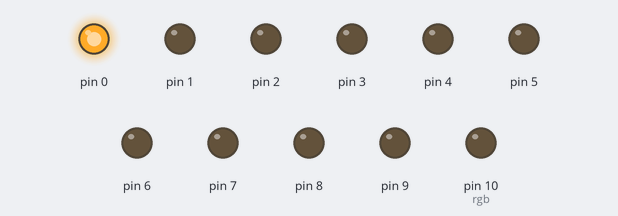
A sketch run on a simulated Arduino Uno, built with avr-gcc and run on an emulated ATmega328P. Shown: output pins drawn as LEDs (lit = HIGH).

Above: at 0.05 s.
At 0.95 s:
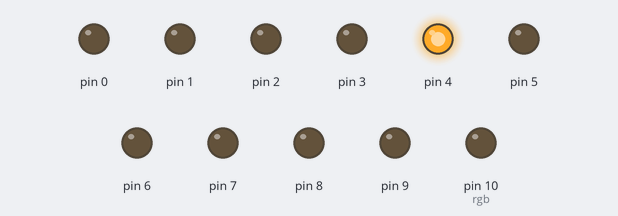
At 1.95 s:
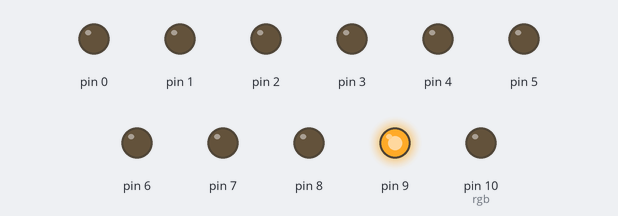
At 3.0 s:
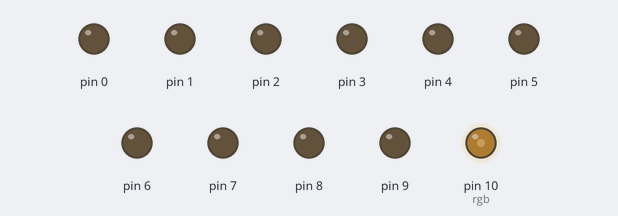
At 4.1 s:
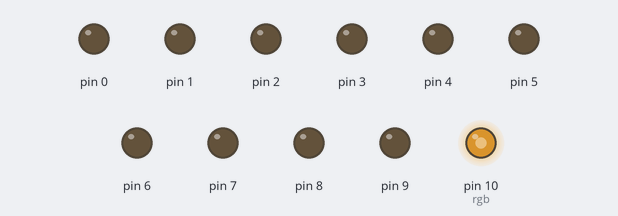
At 8.15 s:
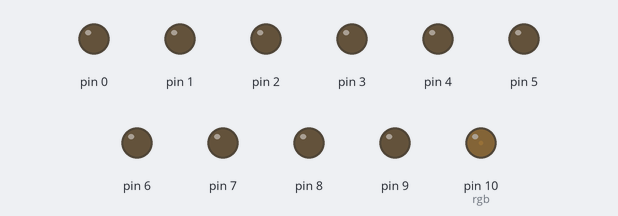
Timing chart, 0 to 10.6 s (numbered marks = the images above):
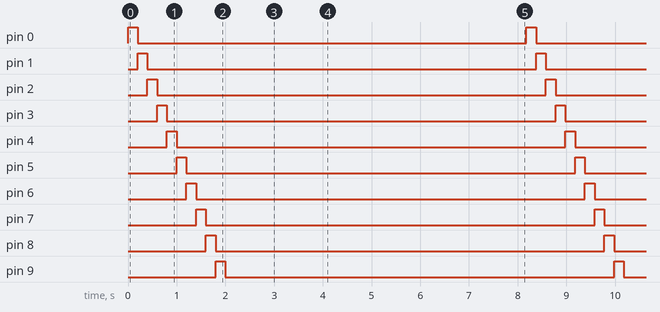

The sketch:

index.ino
```cpp
int led;
int result;
int rgb = 10;
int i;

void setup(){
  // Led bar light output pin mode set 0 to 9
 for (led = 0; led <= 9; led++) {
   pinMode(led, OUTPUT);
 }

 // rgb light output pin mode
  pinMode(rgb, OUTPUT);
}

void loop(){
  // Led light
  for (result = 0; result <= 9; result++) {
    digitalWrite(result, HIGH);
    delay(200);
    digitalWrite(result, LOW);
  }

  for (i = 0; i <= 255; i = i+5) {
    analogWrite(rgb, i);
    delay(60);
  }
  for (i = 255; i > 0; i = i-5) {
    analogWrite(rgb, i);
    delay(60);
  }
}
```

Measured:
- by itself, pin 0–9: alternates HIGH for 0.20 s and LOW for 8.0 s
